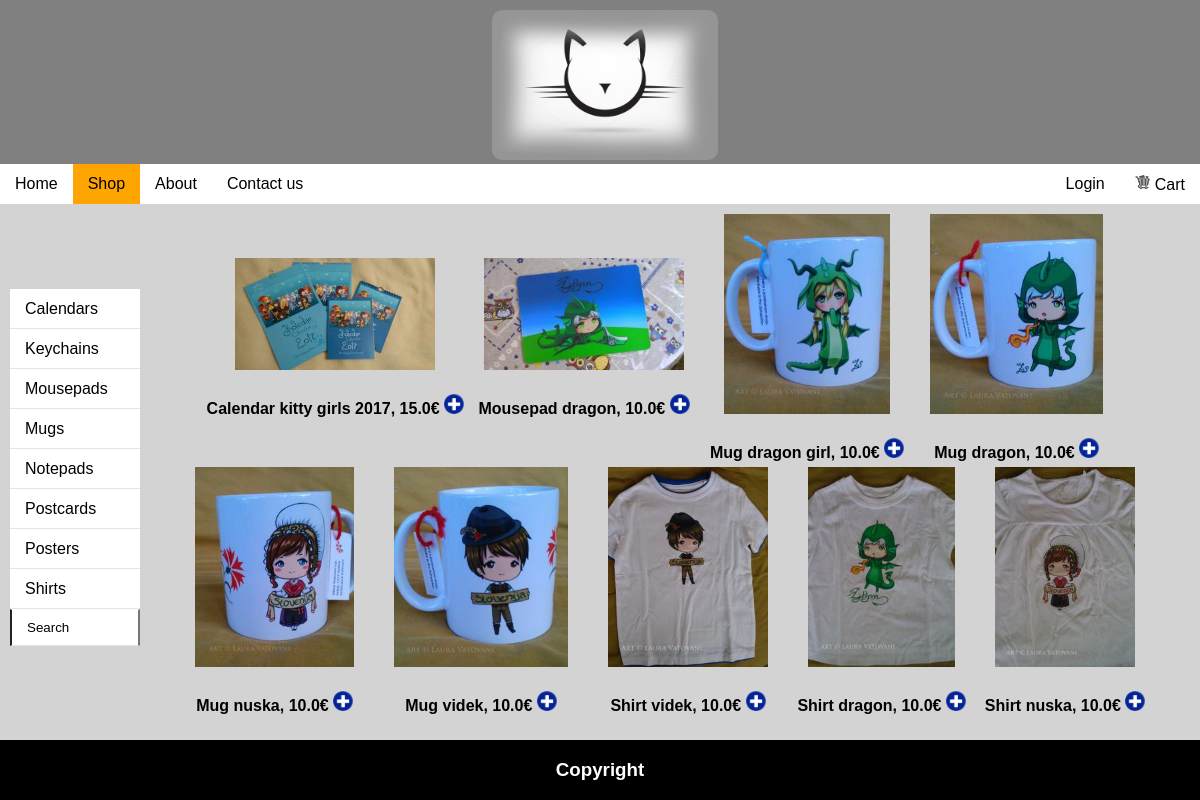
/shop/Shop, run on the app's committed database.
### shop/models.py (models this page shows, shortened)
class Product(models.Model):
	name = models.CharField(max_length=40)
	description = models.CharField(max_length=200)
	size = models.CharField(max_length=40)
	category = models.CharField(max_length=20)
	supply = models.IntegerField(default=0)
	price = models.FloatField(default=0)

### shop/views.py (the view)
# urls.py: url(r'^shop/', include('shop.urls')),
def shop(request):
	product_list = Product.objects.order_by('-price')
	context = {'products': product_list}
	return render(request, 'shop/Shop.html',context)

### shop/templates/shop/Shop.html (shortened to what this page needs)
<!DOCTYPE html>
{% load static %}
<html>
<head>
	<link rel="stylesheet" type="text/css" href="{% static 'style.css' %}">
</head>
<body>
<div id="container">
	<div id="header">
		<img src="{% static 'images/logo.jpg' %}" id="logo" alt="image of a logo">
			<ul class="navigation">
			  <li class="navitem" >
				<a class="center" href="{% url 'home' %}">Home</a>
			  </li>
			  <li class="navitem active">
				<a class="center" href="{% url 'shop' %}">Shop</a>
			  </li>
			  <li class="navitem">
				<a class="center" href="{% url 'about' %}">About</a>
			  </li>
			  <li class="navitem">
				<a class="center" href="{% url 'contact' %}">Contact us</a>
			  </li>
			  {% if user.is_authenticated %}
			  <li class="navitem2">
				<a class="center" href="{% url 'logoutuser' %}">Logout</a>
			  </li>
			  {% else %}
			   <li class="navitem2">
				<a class="center" href="{% url 'loginuser' %}">Login</a>
			  </li>
			  {% endif %}
			  <li class="navitem">
				<div class="center"><img src="{% static './images/cart.png' %}" style="padding-right: 4px" alt="shopping cart"><a href="{% url 'cart' %}">Cart</a></div>
			  </li>
			</ul>
	</div>
	<div id="body">
		<div class="content">
				<ul class="list" id="categories">
					<a class="listitem" href="{% url 'shopcategory' category='Calendars' %}">Calendars</a>
					<a class="listitem" href="{% url 'shopcategory' category='Keychains' %}">Keychains</a>
					<a class="listitem" href="{% url 'shopcategory' category='Mousepads' %}">Mousepads</a>
					<a class="listitem" href="{% url 'shopcategory' category='Mugs' %}">Mugs</a>
					<a class="listitem" href="{% url 'shopcategory' category='Notepads' %}">Notepads</a>
					<a class="listitem" href="{% url 'shopcategory' category='Postcards' %}">Postcards</a>
					<a class="listitem" href="{% url 'shopcategory' category='Posters' %}">Posters</a>
					<a class="listitem" href="{% url 'shopcategory' category='Shirts' %}">Shirts</a>
					<form class="list" action="{% url 'search' %}" method="post">
							<input class="listitem" type="search" name="search" value="Search"/>
					</form>
				</ul>
			<div  class="content wrap">
					{% for product in products %}
						<div style="padding-bottom:5px">
							<img title="Description: {{product.description}}, Size: {{product.size}}"class="imagesmall" src="{% static './izdelki/' %}{{ product.name }}.jpg" alt="image of a product" />
							<div style="font-weight:bold;">
							<form  action="{% url 'addtocart' %}" method="post">
								<span>{{product.name}}, {{product.price}}€ <input type="image" style="width: 20px;height: 20px" title="Adds the item to your cart" img src="{% static './images/plus.png' %}" /></span>
							</form>
							</div>
						</div>
					{% endfor %}
			</div>
		</div>
	</div>
	<div id="footer">
		<h3 class="center">Copyright</h3>
	</div>
</div>
</body>
</html>

### shop/static/style.css (style rules this page uses)
body { margin: 0; padding: 0; height: 100%; Background-color:lightgray; }
#container { min-height:100vh; position: relative; height: 100%; overflow:auto; }
#body { padding:10px; padding-bottom: 80px; }
#header { width: 100%; color: white; background-color: gray; text-align: center; position:relative; }
#footer { position:absolute; bottom: 0; width: 100%; height: 60px; color: white; background-color: black; text-align: center; }
#logo { height:150px; margin: 10px 0px 0px 10px ; border-radius: 10px; }
.content { width: 100%; list-style: none; margin: 0; padding: 0; display: -webkit-box; display: -moz-box; display: -ms-flexbox; display: -webkit-flex; display: flex; justify-content: center; align-items: center; text-align: center; }
.list { list-style: none; margin: 0; padding: 0; width:130px; display: -webkit-box; display: -moz-box; display: -ms-flexbox; display: -webkit-flex; display: flex; -webkit-flex-flow: column; flex-flow: column; justify-content: flex-start; text-align: left; align-items: stretch; }
.listitem { cursor: pointer; background-color: white; justify-content: center; padding: 10px 15px 10px 15px; border-top: 1px solid rgba(255,255,255,0.3); border-bottom: 1px solid rgba(0,0,0,0.1); text-decoration: none; color: black; }
.wrap { flex-wrap: wrap; }
.navigation { list-style: none; margin: 0; padding: 0; height: 40px; background: white; display: -webkit-box; display: -moz-box; display: -ms-flexbox; display: -webkit-flex; display: flex; -webkit-flex-flow: row wrap; flex-flow: row wrap; justify-content: flex-start; align-items: stretch; }
.navigation a { text-decoration: none; color: black; }
.navitem { display: flex; justify-content: center; padding: 10px 15px 10px 15px; }
.center { align-self: center; width:100%; }
.navitem2 { display: flex; justify-content: center; padding: 10px 15px 10px 15px; margin-left: auto; }
* { font-family: arial; }
.active { background-color: orange; }
.imagesmall { max-height: 200px; max-width: 200px; width: auto; height: auto; margin: 0px 20px 20px 20px; }

### data on the page
Product: name (picture), name "Calendar kitty girls 2017", price "15.0"
Product: name (picture), name "Mousepad dragon", price "10.0"
Product: name (picture), name "Mug dragon girl", price "10.0"
Product: name (picture), name "Mug dragon", price "10.0"
Product: name (picture), name "Mug nuska", price "10.0"
Product: name (picture), name "Mug videk", price "10.0"
Product: name (picture), name "Shirt videk", price "10.0"
Product: name (picture), name "Shirt dragon", price "10.0"
Product: name (picture), name "Shirt nuska", price "10.0"
